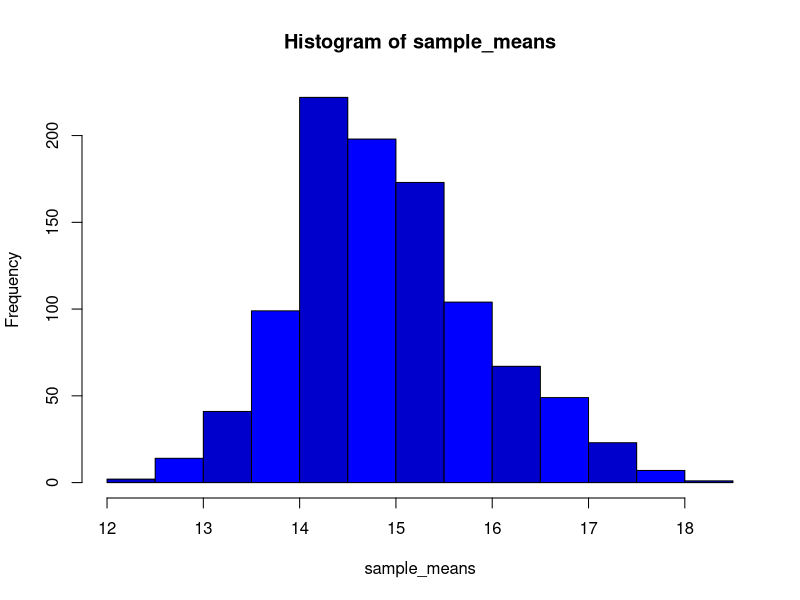
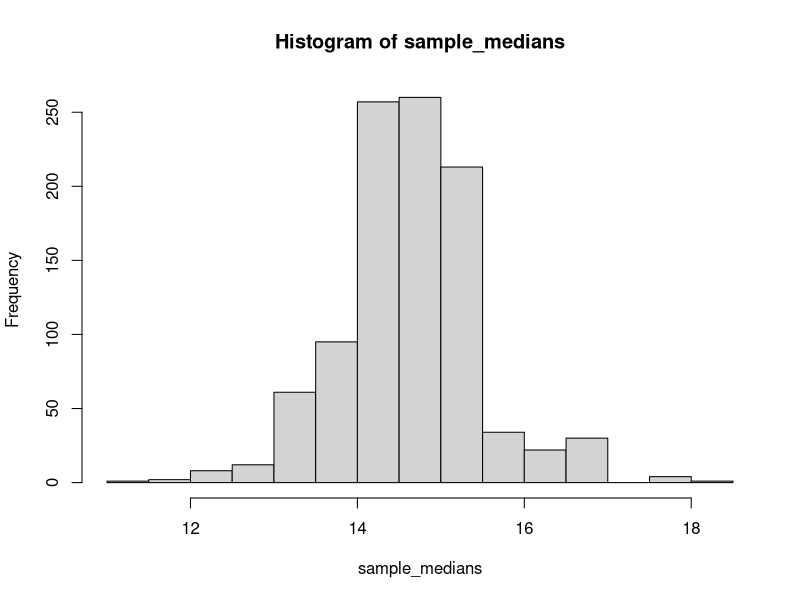
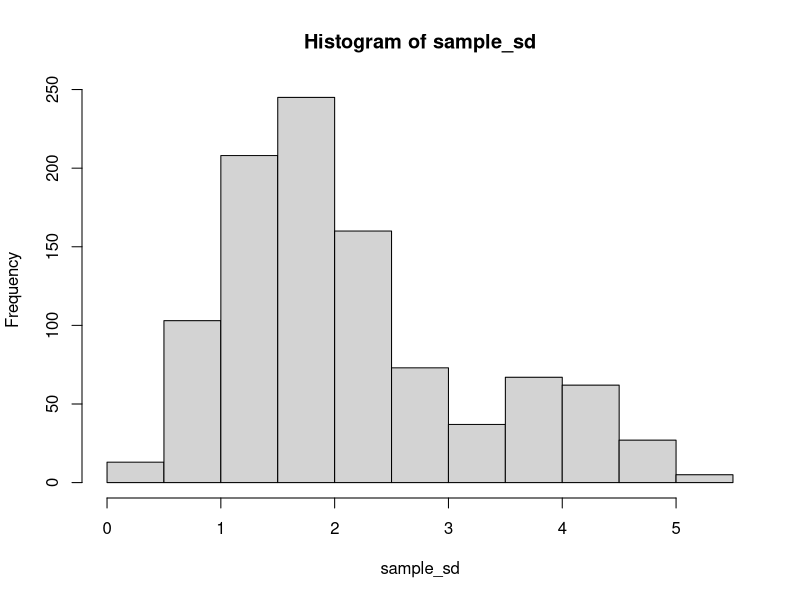
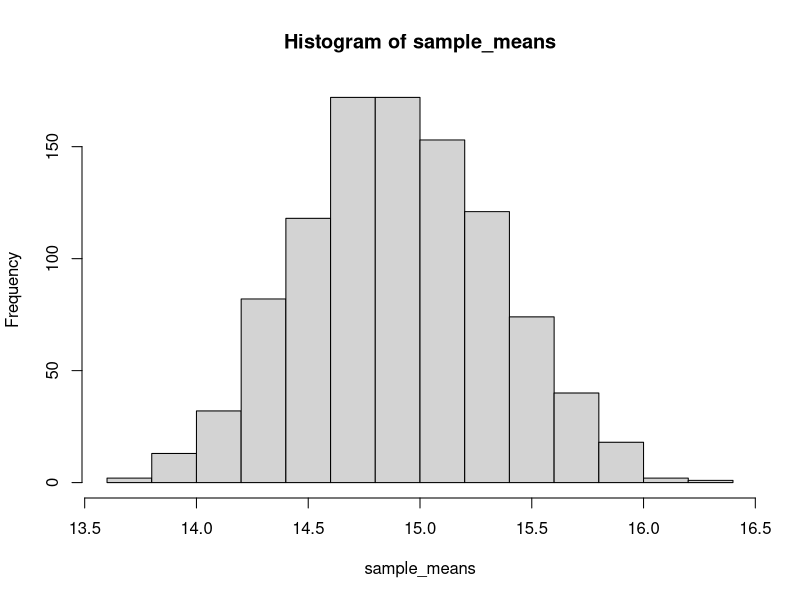
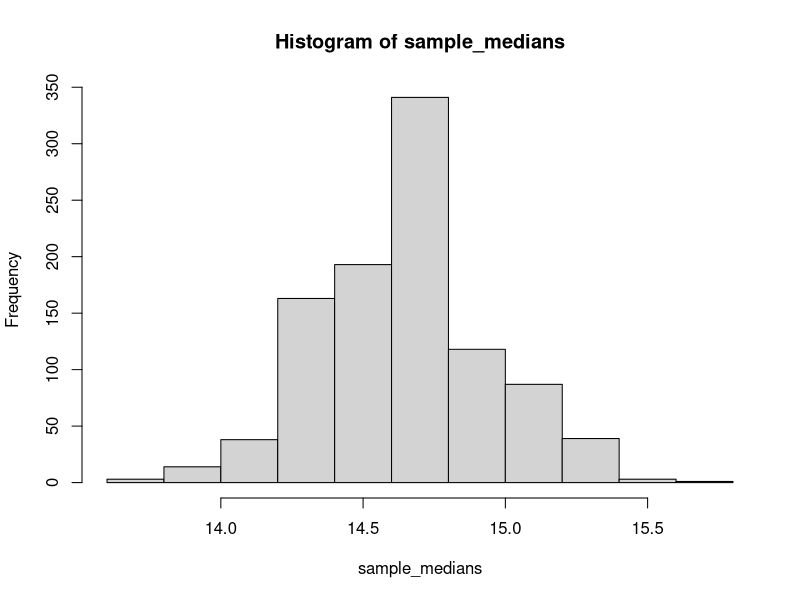
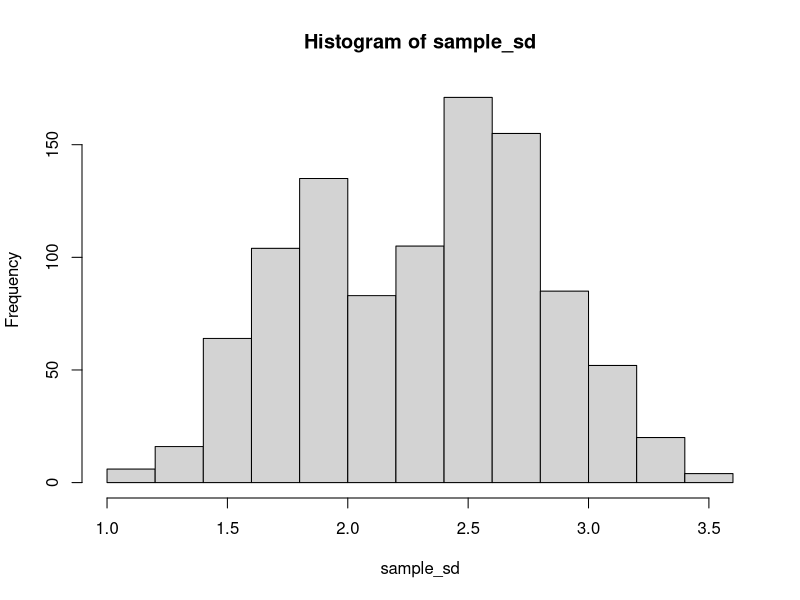
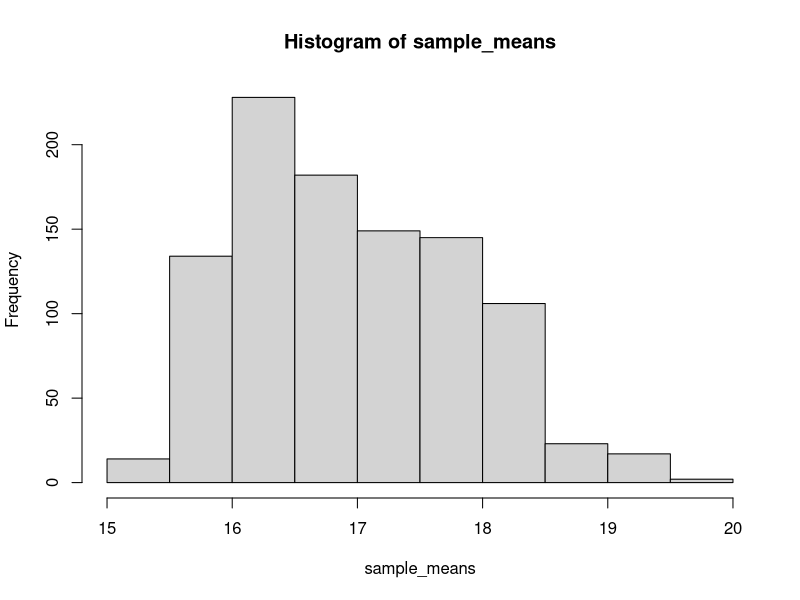
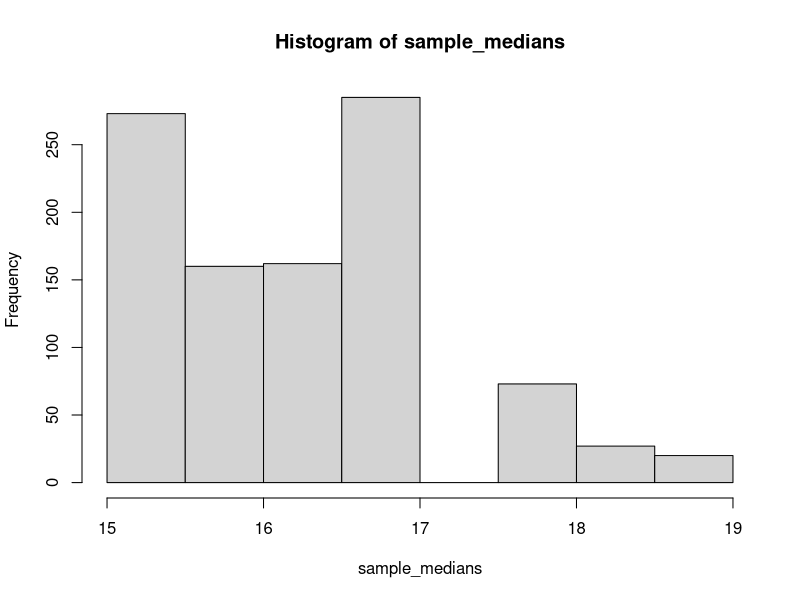

Write the R code that produced these figures, in order.
dataset <- read.csv("datasets/Eucalyptus1.csv")
sample_means <- numeric(1000)
sample_medians <- numeric(1000)
sample_sd <- numeric(1000)

# Generate 1000 samples of size n=5 to produce a sampling distribution for the 
#------------ FOR SAMPLE SIZE N = 5 ------------#
# sample mean x

for(i in 1:1000){
sample1 <- sample(dataset$hgt, size = 5, replace = FALSE)
  sample_means[i] <- mean(sample1)  
}
hist(sample_means, col = c("blue3", "blue1"))

#Sample median

for (i in 1:1000){
  sample1 <- sample(dataset$hgt, size = 5, replace = FALSE)
  sample_medians[i] <- median(sample1)
}
hist(sample_medians)

# sample standard deviation

for (i in 1:1000){
  sample1<- sample(dataset$hgt, size = 5, replace = FALSE)
  sample_sd[i] <- sd(sample1)
}
hist(sample_sd)

#------------ FOR SAMPLE SIZE N = 20 ------------#
for(i in 1:1000){
  sample1 <- sample(dataset$hgt, size = 20, replace = FALSE)
  sample_means[i] <- mean(sample1)  
}
hist(sample_means)

#Sample median

for (i in 1:1000){
  sample1 <- sample(dataset$hgt, size = 20, replace = FALSE)
  sample_medians[i] <- median(sample1)
}
hist(sample_medians)

# sample standard deviation

for (i in 1:1000){
  sample1<- sample(dataset$hgt, size = 20, replace = FALSE)
  sample_sd[i] <- sd(sample1)
}
hist(sample_sd)

#----------FOR TREE TALLER THAN 15M------------#
tree_tall_15 <- dataset[dataset$hgt > 15,]
tree_tall_15
for (i in 1:1000){
  sample1 = sample(tree_tall_15$hgt, size = 5, replace = FALSE)
  sample_means[i] <- mean(sample1)
}
hist(sample_means)

# median
for (i in 1:1000){
  sample1 = sample(tree_tall_15$hgt, size = 5, replace = FALSE)
  sample_medians[i] <- median(sample1)
}
hist(sample_medians)

# standard deviation 
for (i in 1:1000){
  sample1 = sample(tree_tall_15$hgt, size = 5, replace = FALSE)
  sample_sd[i] <- sd(sample1)
}
hist(sample_sd)
